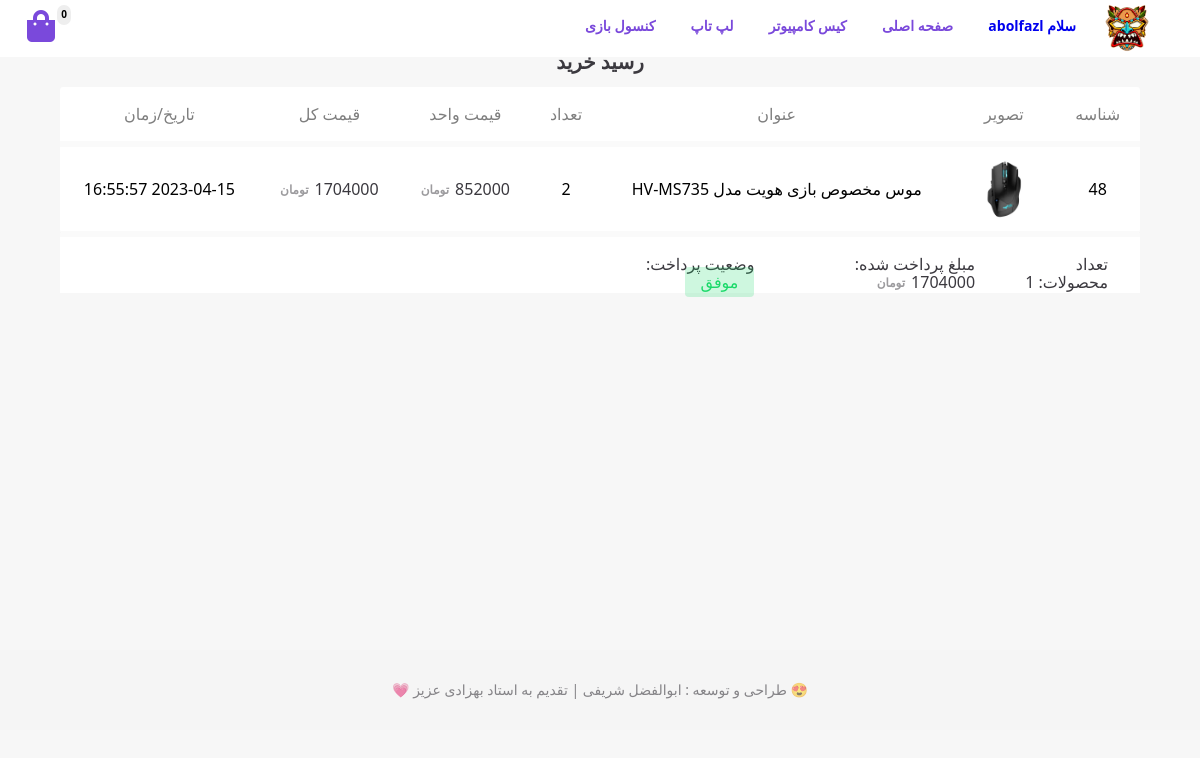
/panel/receipt.php?oid=25 (signed in), run on the app's committed database.
### tables this page shows
CREATE TABLE `orders_details` (
  `details_id` int(11) NOT NULL,
  `order_id` int(11) NOT NULL,
  `customer_id` int(11) NOT NULL,
  `product_id` int(11) NOT NULL,
  `product_price` varchar(25) NOT NULL,
  `order_quantity` smallint(6) NOT NULL
);

CREATE TABLE `products` (
  `product_id` int(11) NOT NULL,
  `caption` varchar(255) NOT NULL,
  `description` text NOT NULL,
  `price` varchar(20) NOT NULL,
  `quantity` int(11) NOT NULL DEFAULT 0,
  `reg_date` varchar(20) NOT NULL,
  `image_url` varchar(255) NOT NULL
);

CREATE TABLE `orders` (
  `order_id` int(11) NOT NULL,
  `customer_id` int(11) NOT NULL,
  `total_products` smallint(6) NOT NULL,
  `total_price` varchar(25) NOT NULL,
  `date_time` varchar(25) NOT NULL,
  `payment_status` int(1) NOT NULL
);

### core/connection-manager.php (called while the page is built, shortened)
<?php
    class ConnectionManager {
        private $connection;
        public function __construct() {
            $this->connection = new mysqli(self::HOST, self::USERNAME, self::PASSWORD, self::DATABASE);
            $this->connection->set_charset("utf8");
        }
        public function getConnection() {
            return $this->connection;
        }
    }
?>

### core/order-details-manager.php (called while the page is built, shortened)
<?php
require_once("connection-manager.php");
class OrderDetailsManager {
    private $tableName = "orders_details";
    public function getByOrderId($orderId) {
        $query =
            "SELECT * FROM $this->tableName WHERE order_id = $orderId";
        $connectionManager = new ConnectionManager();
        $result = mysqli_query($connectionManager->getConnection(), $query);
        $rows = [];
        while ($row = $result->fetch_assoc())
            $rows[] = $row;
        return $rows;
    }
}

### core/order-manager.php (called while the page is built, shortened)
<?php
require_once("connection-manager.php");
require_once("order-details-manager.php");
class OrderManager {
    private $tableName = "orders";
    public function getById($orderId) {
        $query =
            "SELECT * FROM $this->tableName WHERE order_id = $orderId";
        $connectionManager = new ConnectionManager();
        $result = mysqli_query($connectionManager->getConnection(), $query);
        $row = $result->fetch_assoc();
        $order = new Order();
        $order->orderId = $row['order_id'];
        $order->customerId = $row['customer_id'];
        $order->totalProducts = $row['total_products'];
        $order->totalPrice = $row['total_price'];
        $order->dateTime = $row['date_time'];
        $order->paymentStatus = $row['payment_status'];
        return $order;
    }
}

### core/product-manager.php (called while the page is built, shortened)
<?php
    require_once("connection-manager.php");
    class ProductManager {
        private $tableName = "products";
        public function getById($productId) {
            $query = "SELECT * FROM $this->tableName WHERE product_id = $productId";
            $connectionManager = new ConnectionManager();
            $result = mysqli_query($connectionManager->getConnection(), $query);
            $row = $result->fetch_assoc();
            $product = new Product();
            $product->productId = $row['product_id'];
            $product->caption = $row['caption'];
            $product->description = $row['description'];
            $product->price = $row['price'];
            $product->quantity = $row['quantity'];
            $product->regDate = $row['reg_date'];
            $product->imageUrl = $row['image_url'];
            return $product;
        }
    }
?>

### panel/receipt.php (the view, shortened to what this page needs)
<?php
require_once ("../core/order-manager.php");
require_once ("../core/order-details-manager.php");
require_once ("../core/product-manager.php");
$sessionsState = isSessionExists("IsCustomerAuthorized") && getSession("IsCustomerAuthorized") == true;
$hasOrderId = isset($_GET["oid"]);
if ($sessionsState && $hasOrderId) {
    $orderId = intval($_GET["oid"]);
    $productManager = new ProductManager();
    $orderManager = new OrderManager();
    $orderDetailsManager = new OrderDetailsManager();
    $orderInfo = $orderManager->getById($orderId);
    $orderDetails = $orderDetailsManager->getByOrderId($orderInfo->orderId);
    $orderStatus = $orderInfo->paymentStatus == 1 ? SUCCESS : FAILED;
    $orderStatusSpanClass = $orderInfo->paymentStatus == 1 ? "success-payment" : "failed-payment";
} else {
    redirectTo(NOT_FOUND_PAGE_URL);
}
require_once ("../header.php");
?>
<section class="order-receipt-section">
    <div class="caption">
        <h1><?php echo ORDER_RECEIPT_CAPTION; ?></h1>
    </div>
    <div class="items">
        <table>
            <tbody>
            <tr class="list-header">
                <th><?php echo ID; ?></th>
                <th><?php echo IMAGE; ?></th>
                <th><?php echo CAPTION; ?></th>
                <th><?php echo QUANTITY; ?></th>
                <th><?php echo UNIT_PRICE; ?></th>
                <th><?php echo TOTAL_PRICE; ?></th>
                <th><?php echo DATE_TIME; ?></th>
            </tr>
            <?php
            foreach ($orderDetails as &$orderDetail) {
                $productInfo = $productManager->getById($orderDetail['product_id']);
            ?>
            <tr>
                <td><?php echo $orderDetail['details_id']; ?></td>
                <td><img src="<?php echo $productInfo->imageUrl; ?>" alt="<?php echo $productInfo->caption; ?>"></td>
                <td><?php echo $productInfo->caption; ?></td>
                <td><?php echo $orderDetail['order_quantity']; ?></td>
                <td><span class="price"><?php echo $orderDetail['product_price']; ?></span></td>
                <td><span class="price"><?php echo intval($orderDetail['product_price']) * intval($orderDetail['order_quantity']); ?></span></td>
                <td><?php echo $orderInfo->dateTime; ?></td>
            </tr>
            <?php } ?>
            </tbody>
        </table>
        <div class="list-footer">
            <div class="details">
                <div>
                    <span><?php echo TOTAL_QUANTITY; ?>: </span><span><?php echo $orderInfo->totalProducts; ?></span>
                </div>
                <div>
                    <span><?php echo PAID_PRICE; ?>: </span><span class="price"><?php echo $orderInfo->totalPrice; ?></span>
                </div>
                <div>
                    <span><?php echo ORDER_PAYMENT_STATUS; ?>: </span><span class="<?php echo $orderStatusSpanClass; ?>"><?php echo $orderStatus; ?></span>
                </div>
            </div>
        </div>
    </div>
</section>
<?php require_once ("../footer.php"); ?>

### theme/base.css (style rules this page uses)
* { font-family: 'Segoe UI', Tahoma, Geneva, Verdana, sans-serif; }
html, body { direction: rtl; margin: 0px; padding: 0px; background: #f7f7f7; }
h1 { font-size: 20px !important; }
h1, h2, h3, h4, h5, h6, p, span, label { color: rgb(59, 57, 63) !important; }
table { border-collapse: collapse; }
th, td { padding: 10px 15px; text-align: center; }
img { vertical-align: middle; }
.success-payment { padding: 4px 16px; background: rgba(26, 217, 105, 0.21); color: #1ad969 !important; border-radius: 4px; }

### theme/css/receipt.css (style rules this page uses)
.order-receipt-section { width: 100%; min-height: 600px; }
.order-receipt-section .caption { text-align: center; width: 90%; margin: auto; }
.order-receipt-section .price:after { content: 'تومان'; position: relative; left: 0; top: -1px; font-weight: bold; font-size: 12px; opacity: 0.5; margin-right: 6px; }
.order-receipt-section table { margin: auto; width: 90%; border-radius: 4px; background: #fff; overflow: hidden; position: relative; }
.order-receipt-section table th { font-weight: normal; opacity: 0.5; padding: 16px; }
.order-receipt-section table td { margin: 0; height: 44px; background: #fff; border-radius: 4px; border-bottom: 2px solid #fafafa; }
.order-receipt-section table td img { width: 64px; height: 64px; }
.order-receipt-section .list-header { background: #fff; border-bottom: 6px solid #fafafa !important; }
.order-receipt-section .list-footer { width: 90%; margin: auto; background: #ffffff; height: 56px; border-top: 4px solid #fafafa !important; }
.order-receipt-section .list-footer .details { float: right; width: 50%; display: flex; flex-direction: row; flex-wrap: nowrap; }
.order-receipt-section .list-footer .details div { margin-top: 18px; margin-right: 32px; }

### data on the page
orders_details: details_id "48", product.image_url (picture), product.caption "موس مخصوص بازی هویت مدل HV-MS735", order_quantity "2", product_price "852000", product_price+order_quantity "1704000", order.date_time "2023-04-15 16:55:57"
orders: total_products "1", total_price "1704000", payment_status "موفق"

### other printed values
getSession("CurrentCustomerUsername") "abolfazl"
HOME "صفحه اصلی"
ORDER_RECEIPT_CAPTION "رسید خرید"
ID "شناسه"
IMAGE "تصویر"
CAPTION "عنوان"
QUANTITY "تعداد"
UNIT_PRICE "قیمت واحد"
TOTAL_PRICE "قیمت کل"
DATE_TIME "تاریخ/زمان"
TOTAL_QUANTITY "تعداد محصولات"
PAID_PRICE "مبلغ پرداخت شده"
ORDER_PAYMENT_STATUS "وضعیت پرداخت"
COPYRIGHT "طراحی و توسعه : ابوالفضل شریفی | تقدیم به استاد بهزادی عزیز"
